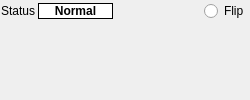
<?xml version="1.0" encoding="UTF-8"?>
<ui version="4.0">
 <class>BandPassFilterWindow</class>
 <widget class="QDockWidget" name="BandPassFilterWindow">
  <property name="geometry">
   <rect>
    <x>0</x>
    <y>0</y>
    <width>250</width>
    <height>100</height>
   </rect>
  </property>
  <property name="sizePolicy">
   <sizepolicy hsizetype="Minimum" vsizetype="MinimumExpanding">
    <horstretch>0</horstretch>
    <verstretch>0</verstretch>
   </sizepolicy>
  </property>
  <property name="maximumSize">
   <size>
    <width>250</width>
    <height>524287</height>
   </size>
  </property>
  <property name="windowTitle">
   <string>Image Flip</string>
  </property>
  <widget class="QWidget" name="dockWidgetContents">
   <layout class="QVBoxLayout" name="verticalLayout">
    <property name="spacing">
     <number>1</number>
    </property>
    <property name="margin">
     <number>0</number>
    </property>
    <item>
     <widget class="QWidget" name="flipWidget" native="true">
      <layout class="QHBoxLayout" name="horizontalLayout">
       <property name="spacing">
        <number>3</number>
       </property>
       <property name="margin">
        <number>1</number>
       </property>
       <item>
        <widget class="QLabel" name="label">
         <property name="text">
          <string>Status</string>
         </property>
        </widget>
       </item>
       <item>
        <widget class="QLabel" name="flipLabel">
         <property name="text">
          <string>Normal</string>
         </property>
         <property name="sizePolicy">
          <sizepolicy hsizetype="Minimum" vsizetype="Fixed">
           <horstretch>0</horstretch>
           <verstretch>0</verstretch>
          </sizepolicy>
         </property>
         <property name="minimumSize">
          <size>
           <width>75</width>
           <height>0</height>
          </size>
         </property>
         <property name="alignment">
          <set>Qt::AlignHCenter|Qt::AlignVCenter</set>
         </property>
         <property name="palette">
          <palette>
           <active>
            <colorrole role="Base">
             <brush brushstyle="SolidPattern">
              <color alpha="255">
               <red>255</red>
               <green>255</green>
               <blue>255</blue>
              </color>
             </brush>
            </colorrole>
            <colorrole role="Window">
             <brush brushstyle="SolidPattern">
              <color alpha="255">
               <red>255</red>
               <green>255</green>
               <blue>255</blue>
              </color>
             </brush>
            </colorrole>
           </active>
           <inactive>
            <colorrole role="Base">
             <brush brushstyle="SolidPattern">
              <color alpha="255">
               <red>255</red>
               <green>255</green>
               <blue>255</blue>
              </color>
             </brush>
            </colorrole>
            <colorrole role="Window">
             <brush brushstyle="SolidPattern">
              <color alpha="255">
               <red>255</red>
               <green>255</green>
               <blue>255</blue>
              </color>
             </brush>
            </colorrole>
           </inactive>
          </palette>
         </property>
         <property name="font">
          <font>
           <weight>75</weight>
           <bold>true</bold>
          </font>
         </property>
         <property name="autoFillBackground">
          <bool>true</bool>
         </property>
         <property name="frameShape">
          <enum>QFrame::Panel</enum>
         </property>
         <property name="frameShadow">
          <enum>QFrame::Plain</enum>
         </property>
        </widget>
       </item>
       <item>
        <spacer name="sumSpacer">
         <property name="orientation">
          <enum>Qt::Horizontal</enum>
         </property>
         <property name="sizeHint" stdset="0">
          <size>
           <width>40</width>
           <height>20</height>
          </size>
         </property>
        </spacer>
       </item>
       <item>
        <widget class="QRadioButton" name="flipRadioButton">
         <property name="toolTip">
          <string>Enable Up/Down Image Flip</string>
         </property>
         <property name="text">
          <string>Flip</string>
         </property>
        </widget>
       </item>
      </layout>
     </widget>
    </item>
    <item>
     <spacer name="verticalSpacer">
      <property name="orientation">
       <enum>Qt::Vertical</enum>
      </property>
      <property name="sizeType">
       <enum>QSizePolicy::Expanding</enum>
      </property>
      <property name="sizeHint" stdset="0">
       <size>
        <width>20</width>
        <height>1</height>
       </size>
      </property>
     </spacer>
    </item>
   </layout>
  </widget>
 </widget>
 <resources/>
 <connections/>
</ui>
